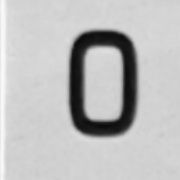
#> input picture templates/0.jpg, 180 x 180 px; its folder holds only this picture in this run
$ jupyter execute --allow-errors program.ipynb   (Python 2 division)
#> lines starting #> are read from the running program, lines starting #| are printed output that depends on the picture; after the words box and inside, x2 and y2 are one past the last pixel; in counts of white or black regions, pixels touching at a corner belong together
[cell 1]
import numpy as np
import cv2 as cv
import os
from copy import deepcopy

[cell 2]
# [5 lines left out: function show_image, not called in this run]

[cell 3]
# [45 lines left out: function find_color_values_using_trackbar, not called in this run]

[cell 4]
# img = cv.imread("imagini_auxiliare/01.jpg")
# find_color_values_using_trackbar(img)

[cell 5]
width = 2800
height = 2800
square_size = 200

[cell 6]
def get_mask_table_hsv(img):
    # pt marginea tablei
	l = np.array([18, 128, 123])
#> l = [18, 128, 123]
#> in preprocess_templates, img is the input picture: shape (180, 180, 3); min 11, max 250, mean 189.3
	u = np.array([121, 255, 255])

	img_hsv = cv.cvtColor(img, cv.COLOR_BGR2HSV)
	mask_hsv = cv.inRange(img_hsv, l, u)

	return mask_hsv

[cell 7]
def get_full_board(img):
	mask_hsv = get_mask_table_hsv(img)
	img_copy = img.copy()
	contours, _ = cv.findContours(mask_hsv, cv.RETR_EXTERNAL, cv.CHAIN_APPROX_SIMPLE)
	cv.drawContours(img_copy, contours, -1, (0, 255, 0), 10)
	for c in contours:
		area = cv.contourArea(c)
		x, y, w, h = cv.boundingRect(c)
		cv.rectangle(img_copy, (x, y), (x+w, y+h), (0, 255, 0), 10)

	max_area = 0

	for i in range(len(contours)):
		if len(contours[i]) > 3:
			possible_top_left = None
			possible_bottom_right = None
			for point in contours[i].squeeze():
				if possible_top_left is None or point[0] + point[1] < possible_top_left[0] + possible_top_left[1]:
					possible_top_left = point

				if possible_bottom_right is None or point[0] + point[1] > possible_bottom_right[0] + possible_bottom_right[1]:
					possible_bottom_right = point

			diff = np.diff(contours[i].squeeze(), axis=1)	# perechi de y - x
			possible_top_right = contours[i].squeeze()[np.argmin(diff)]
			possible_bottom_left = contours[i].squeeze()[np.argmax(diff)]
			if cv.contourArea(np.array([[possible_top_left], [possible_top_right], [possible_bottom_right], [possible_bottom_left]])) > max_area:
				max_area = cv.contourArea(np.array([[possible_top_left], [possible_top_right], [possible_bottom_right], [possible_bottom_left]]))
				top_left = possible_top_left
				bottom_right = possible_bottom_right
				top_right = possible_top_right
				bottom_left = possible_bottom_left

	# [4 lines of commented-out code are left out]

	puzzle = np.array((top_left, top_right, bottom_right, bottom_left), dtype='float32')
	destination = np.array(([0, 0], [width, 0], [width, height], [0, height]), dtype='float32')
	M = cv.getPerspectiveTransform(puzzle, destination)
	result = cv.warpPerspective(img, M, (width, height), flags=cv.INTER_LINEAR)
	return result

[cell 8]
def get_game_board(img):
    full_board = get_full_board(img)
    small_perct = 0.125
    big_perct = 0.875
    top_left = (small_perct * width, small_perct * width)
    top_right = (big_perct * width, small_perct * width)
    bottom_right = (big_perct * width, big_perct * width)
    bottom_left = (small_perct * width, big_perct * width)

    puzzle = np.array((top_left, top_right, bottom_right, bottom_left), dtype='float32')
    destination = np.array(([0, 0], [width, 0], [width, height], [0, height]), dtype='float32')
    M = cv.getPerspectiveTransform(puzzle, destination)

    board_copy = full_board.copy()
    board_copy = cv.warpPerspective(full_board, M, (width, height), flags=cv.INTER_LINEAR)
    return board_copy

#> (a cell that did not finish here is left out)

[cell 10]
empty_board = [
    ['x3', 'e', 'e', 'e', 'e', 'e', 'x3', 'x3', 'e', 'e', 'e', 'e', 'e', 'x3'],
    ['e', 'x2', 'e', 'e', '/', 'e', 'e', 'e', 'e', '/', 'e', 'e', 'x2', 'e'],
    ['e', 'e', 'x2', 'e', 'e', '-', 'e', 'e', '-', 'e', 'e', 'x2', 'e', 'e'],
    ['e', 'e', 'e', 'x2', 'e', 'e', '+', 'x', 'e', 'e', 'x2', 'e', 'e', 'e'],
    ['e', '/', 'e', 'e', 'x2', 'e', 'x', '+', 'e', 'x2', 'e', 'e', '/', 'e'],
    ['e', 'e', '-', 'e', 'e', 'e', 'e', 'e', 'e', 'e', 'e', '-', 'e', 'e'],
    ['x3', 'e', 'e', 'x', '+', 'e', '1', '2', 'e', 'x', '+', 'e', 'e', 'x3'],
    ['x3', 'e', 'e', '+', 'x', 'e', '3', '4', 'e', '+', 'x', 'e', 'e', 'x3'],
    ['e', 'e', '-', 'e', 'e', 'e', 'e', 'e', 'e', 'e', 'e', '-', 'e', 'e'],
    ['e', '/', 'e', 'e', 'x2', 'e', '+', 'x', 'e', 'x2', 'e', 'e', '/', 'e'],
    ['e', 'e', 'e', 'x2', 'e', 'e', 'x', '+', 'e', 'e', 'x2', 'e', 'e', 'e'],
    ['e', 'e', 'x2', 'e', 'e', '-', 'e', 'e', '-', 'e', 'e', 'x2', 'e', 'e'],
    ['e', 'x2', 'e', 'e', '/', 'e', 'e', 'e', 'e', '/', 'e', 'e', 'x2', 'e'],
    ['x3', 'e', 'e', 'e', 'e', 'e', 'x3', 'x3', 'e', 'e', 'e', 'e', 'e', 'x3']]

[cell 11]
numbers = ['0', '1', '2', '3', '4', '5', '6', '7', '8', '9', '10', '11', '12', '13',
           '14', '15', '16', '17', '18', '19', '20', '21', '24', '25', '27', '28',
           '30', '32', '35', '36', '40', '42', '45', '48', '49', '50', '54', '56',
           '60', '63', '64', '70', '72', '80', '81', '90']

[cell 12]
def get_boards(folder):
    boards = []
    files = os.listdir(folder)
    for file in files:
        if file.endswith('.jpg'):
            img = cv.imread(folder + '/' + file)
            board = get_game_board(img)
            boards.append(board)
    return boards

[cell 13]
def preprocess_image(img):
    img_gray = cv.cvtColor(img, cv.COLOR_BGR2GRAY)
    img_m_blur = cv.medianBlur(img_gray, 5)
    img_g_blur = cv.GaussianBlur(img_m_blur, (0, 0), 5)
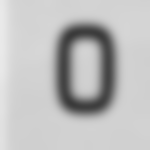
#> img_g_blur: shape (150, 150); min 58, max 233, mean 189.2
    img_sharpened = cv.addWeighted(img_m_blur, 1.2, img_g_blur, -0.8, 0)
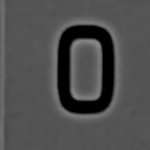
#> img_sharpened: shape (150, 150); min 0, max 138, mean 78.4
    _, thresh = cv.threshold(img_sharpened, 30, 255, cv.THRESH_BINARY)
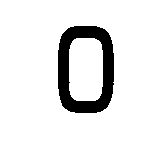
#> thresh: shape (150, 150); 89.3% white; 1 black region, box (x1, y1, x2, y2) and area: (58, 26, 114, 113) 2406
    kernel = np.ones((5, 5), np.uint8)
    thresh = cv.erode(thresh, kernel)
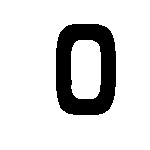
#> thresh: shape (150, 150); 85% white; 1 black region, box (x1, y1, x2, y2) and area: (56, 24, 116, 115) 3371
    return thresh

[cell 14]
def preprocess_templates():
    os.makedirs("templates_processed", exist_ok=True)
    for i in range(46):
        img = cv.imread(f"templates/{i}.jpg")
        img = cv.resize(img, (150, 150))
        img = preprocess_image(img)
        cv.imwrite(f"templates_processed/{i}.jpg", img)

#> (a cell that did not finish here is left out)

[cell 16]
# [15 lines left out: function get_valid_posisions, not called in this run]

[cell 17]
# [16 lines left out: function locate_piece, not called in this run]

[cell 18]
# [14 lines left out: function classify_number, not called in this run]

[cell 19]
# [15 lines left out: function is_equation, not called in this run]

[cell 20]
# [31 lines left out: function calculate_score, not called in this run]

[cell 21]
# [7 lines left out: function save_scores, not called in this run]

[cell 22]
# [45 lines left out: function solve, not called in this run]

[cell 23]
data_folder = "evaluare/fake_test/"
solution_folder = "evaluare/fisiere_solutie/332_Hodivoianu_Anamaria/"

#> (the rest of this cell did not finish here and is left out)
